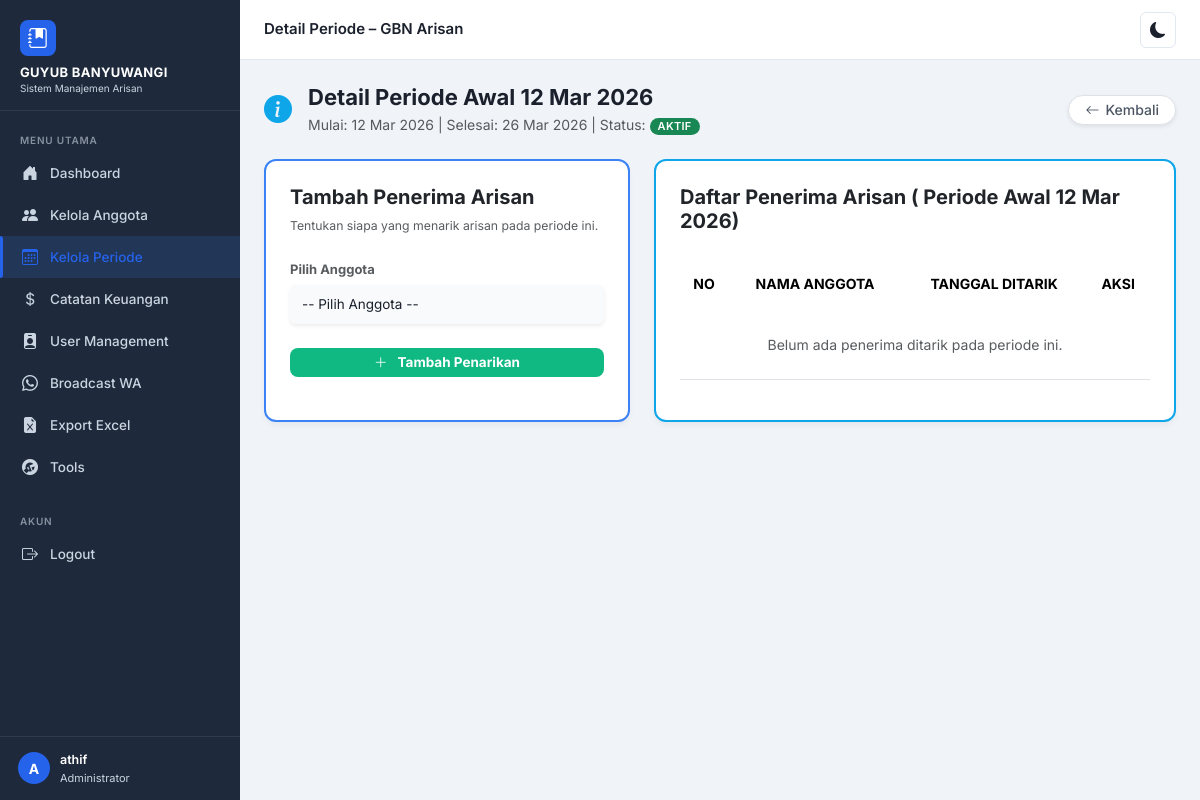
The page /periode_detail.php?id=1 (signed in) on the database its author committed.
### tables this page shows
CREATE TABLE `periode` (
  `id` int(11) NOT NULL,
  `nama_periode` varchar(100) NOT NULL,
  `tanggal_mulai` date NOT NULL,
  `tanggal_selesai` date NOT NULL,
  `status` enum('aktif','selesai') NOT NULL DEFAULT 'aktif'
);

### periode_detail.php (the view, shortened to what this page needs)
<?php
include 'config/koneksi.php';
$id = isset($_GET['id']) ? (int) $_GET['id'] : 0;
$stmt = mysqli_prepare($koneksi, "SELECT * FROM periode WHERE id=?");
mysqli_stmt_bind_param($stmt, "i", $id);
mysqli_stmt_execute($stmt);
$periode = mysqli_fetch_assoc(mysqli_stmt_get_result($stmt));
include 'partials/header.php';
$q_tarik = mysqli_query($koneksi, "
    SELECT pa.id, pa.tanggal_tarik, a.nama
    FROM penarikan_arisan pa
    JOIN anggota a ON a.id = pa.anggota_id
    WHERE pa.periode_id = $id
");
?>
<body class="app-wrapper">
    <?php include 'partials/navbar.php'; ?>
    <div class="page-header mb-4 d-flex justify-content-between align-items-center flex-wrap gap-2">
        <div class="d-flex align-items-center gap-3">
            <div style="font-size: 28px; color: #0ea5e9;">
                <i class="bi bi-info-circle-fill"></i>
            </div>
            <div>
                <h1 class="mb-1" style="font-size: 22px; font-weight: 700;">Detail
                    <?= htmlspecialchars($periode['nama_periode']) ?>
                </h1>
                <p class="mb-0 text-muted" style="font-size: 14px;">
                    Mulai:
                    <?= date('d M Y', strtotime($periode['tanggal_mulai'])) ?> |
                    Selesai:
                    <?= date('d M Y', strtotime($periode['tanggal_selesai'])) ?> |
                    Status:
                    <span
                        class="badge <?= $periode['status'] === 'aktif' ? 'bg-success' : 'bg-secondary' ?> px-2 rounded-pill">
                        <?= strtoupper($periode['status']) ?>
                    </span>
                </p>
            </div>
        </div>
        <a href="periode.php" class="btn btn-light border bg-white rounded-pill px-3 shadow-sm"
            style="font-size: 14px; color: #4b5563;">
            <i class="bi bi-arrow-left"></i> Kembali
        </a>
    </div>
    <div class="row g-4">
        <div class="col-md-5">
            <div class="card h-100"
                style="border: 2px solid #3b82f6; border-radius: 12px; box-shadow: 0 4px 6px -1px rgba(0,0,0,0.05);">
                <div class="card-body p-4">
                    <h5 class="fw-bold mb-2">Tambah Penerima Arisan</h5>
                    <p class="text-muted small mb-4">Tentukan siapa yang menarik arisan pada periode ini.</p>
                    <form method="post">
                        <div class="mb-4">
                            <label class="form-label text-muted small fw-bold">Pilih Anggota</label>
                            <select name="anggota_id" class="form-select border-0 shadow-sm"
                                style="background-color: #f9fafb;" required>
                                <option value="">-- Pilih Anggota --</option>
                            </select>
                        </div>
                        <button type="submit" class="btn btn-success w-100 py-2 fw-bold"
                            style="background-color: #10b981; border: none; border-radius: 8px;">
                            <i class="bi bi-plus-lg me-1"></i> Tambah Penarikan
                        </button>
                    </form>
                </div>
            </div>
        </div>
        <div class="col-md-7">
            <div class="card h-100"
                style="border: 2px solid #0ea5e9; border-radius: 12px; box-shadow: 0 4px 6px -1px rgba(0,0,0,0.05);">
                <div class="card-body p-4">
                    <h5 class="fw-bold mb-4">Daftar Penerima Arisan (
                        <?= htmlspecialchars($periode['nama_periode']) ?>)
                    </h5>
                    <div class="table-responsive">
                        <table class="table text-center align-middle" style="font-size: 14px;">
                            <thead>
                                <tr style="background-color: #f8fafc; color: #64748b;">
                                    <th class="fw-bold py-3 border-bottom-0">NO</th>
                                    <th class="fw-bold py-3 border-bottom-0">NAMA ANGGOTA</th>
                                    <th class="fw-bold py-3 border-bottom-0">TANGGAL DITARIK</th>
                                    <th class="fw-bold py-3 border-bottom-0">AKSI</th>
                                </tr>
                            </thead>
                            <tbody>
                                <?php if (mysqli_num_rows($q_tarik) > 0): ?>
                                    <?php $no = 1;
                                    while ($t = mysqli_fetch_assoc($q_tarik)): ?>
                                        <tr>
                                            <td class="py-3">
                                                <?= $no++ ?>
                                            </td>
                                            <td class="py-3 fw-bold text-dark">
                                                <?= htmlspecialchars($t['nama']) ?>
                                            </td>
                                            <td class="py-3">
                                                <?= date('d M Y', strtotime($t['tanggal_tarik'])) ?>
                                            </td>
                                            <td class="py-3">
                                                <a href="?id=<?= $id ?>&hapus_tarik=<?= $t['id'] ?>"
                                                    class="btn btn-sm btn-outline-danger"
                                                    onclick="return confirm('Hapus penerima ini?')">
                                                    <i class="bi bi-trash"></i> Hapus
                                                </a>
                                            </td>
                                        </tr>
                                    <?php endwhile; ?>
                                <?php else: ?>
                                    <tr>
                                        <td colspan="4" class="py-4 text-muted">Belum ada penerima ditarik pada periode ini.
                                        </td>
                                    </tr>
                                <?php endif; ?>
                            </tbody>
                        </table>
                    </div>
                </div>
            </div>
        </div>
    </div>
    <?php include 'partials/footer.php'; ?>

### assets/css/theme.css (style rules this page uses)
:root { --bg: #f0f4f8; --surface: #ffffff; --surface-2: #f8fafc; --border: #e2e8f0; --text: #1a202c; --text-muted: #718096; --primary: #2563eb; --primary-h: #1d4ed8; --success: #059669; --danger: #dc2626; --warning: #d97706; --info: #0891b2; --sidebar-bg: #1e293b; --sidebar-text: #cbd5e1; --sidebar-active: #2563eb; --card-shadow: 0 1px 3px rgba(0, 0, 0, 0.1), 0 1px 2px rgba(0, 0, 0, 0.06); --card-shadow-hover: 0 4px 12px rgba(0, 0, 0, 0.15); --radius: 10px; --radius-sm: 6px; --transition: 0.25s ease; }
*, *::before, *::after { box-sizing: border-box; }
html { scroll-behavior: smooth; }
body { font-family: "Inter", -apple-system, BlinkMacSystemFont, sans-serif; font-size: 14px; background: var(--bg); color: var(--text); transition: background var(--transition), color var(--transition); min-height: 100vh; }
a { color: var(--primary); text-decoration: none; transition: color var(--transition); }
.app-wrapper { display: flex; min-height: 100vh; }
.card { background: var(--surface); border: 1px solid var(--border); border-radius: var(--radius); box-shadow: var(--card-shadow); transition: background var(--transition), border-color var(--transition), box-shadow var(--transition); }
.card-body { padding: 18px; }
.badge { display: inline-flex; align-items: center; padding: 3px 9px; border-radius: 99px; font-size: 11px; font-weight: 600; letter-spacing: 0.3px; }
.btn { display: inline-flex; align-items: center; justify-content: center; gap: 6px; padding: 7px 14px; font-size: 13.5px; font-weight: 500; border-radius: var(--radius-sm); border: 1px solid transparent; cursor: pointer; transition: background var(--transition), color var(--transition), border-color var(--transition), transform var(--transition); font-family: inherit; line-height: 1; text-decoration: none; }
.btn-success { background: var(--success); color: #fff; border-color: var(--success); }
.form-label { display: block; font-size: 13px; font-weight: 500; color: var(--text); margin-bottom: 6px; }
.form-control, .form-select { width: 100%; padding: 9px 12px; font-size: 13.5px; font-family: inherit; background: var(--surface); color: var(--text); border: 1px solid var(--border); border-radius: var(--radius-sm); outline: none; transition: border-color var(--transition), box-shadow var(--transition); }
.page-header { margin-bottom: 20px; }
.page-header h1 { font-size: 20px; font-weight: 700; color: var(--text); margin: 0; }
.page-header p { font-size: 13px; color: var(--text-muted); margin: 3px 0 0; }
.flex-wrap { display: flex; flex-wrap: wrap; gap: 8px; }
.mb-0 { margin-bottom: 0; }
.mb-1 { margin-bottom: 8px; }
.mb-2 { margin-bottom: 16px; }
.text-center { text-align: center; }
.fw-bold { font-weight: 700; }
.text-muted { color: var(--text-muted); }

### rows shown on the page
periode: nama_periode "Periode Awal 12 Mar 2026", tanggal_mulai "12 Mar 2026", tanggal_selesai "26 Mar 2026", status "AKTIF"

### other values the page prints
$item['label'] "Dashboard"
$item['label'] "Kelola Anggota"
$item['label'] "Kelola Periode"
$item['label'] "Catatan Keuangan"
$item['label'] "User Management"
$item['label'] "Broadcast WA"
$item['label'] "Export Excel"
$item['label'] "Tools"
substr($currentUser, 0, 1) "A"
$currentUser "athif"
$pageTitle "Detail Periode – GBN Arisan"
